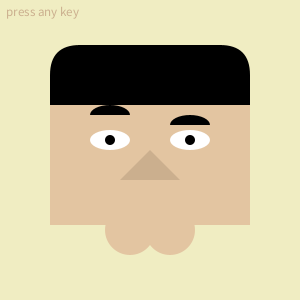
Frame 1 (no input)
Frame 60 (the mouse pressed at the canvas centre just before this capture): identical to frame 1, image omitted
Frame 120 (the mouse held since frame 60 and released just before this capture): identical to frame 1, image omitted

The Processing sketch that drew this single still picture (run headless with seeded random() and noise(); from frame 60 on, the mouse is pressed at the canvas centre):

// Processing sketch: processing_136439
// ── processing_136439.pde

// draw a parametric face

boolean flipFlop = false;
String keyPrompt = "press any key";
float eyeLoc[] = {-20, 0};
float faceWidth[] = {150, 250};
float faceHeight[] = {125, 200};
float hairColor[] = {0, 255, 0, 255, 0, 255};
float mouthWidth[] = {10, 40};
float browLoc[] = {-25, -45};
float _hairColorR = 0;
float _hairColorG = 0;
float _hairColorB = 0;
float _eyeLoc = -10;
float _faceWidth = 200;
float _mouthWidth = 0;
float _faceHeight = 150;
float _browLoc = -30;

void setup() {
  size(300, 300);
  background(240, 237, 194);
  textSize(13);
}

void draw() {
  makeFace();
  smooth();
  text(keyPrompt, -145, -135);
}

void keyPressed() {
  _eyeLoc = random(eyeLoc[0], eyeLoc[1]);
  _faceWidth = random(faceWidth[0], faceWidth[1]);
  _hairColorR = random(hairColor[0], hairColor[1]);
  _hairColorG = random(hairColor[2], hairColor[3]);
  _hairColorB = random(hairColor[4], hairColor[5]);
  _mouthWidth = random(mouthWidth[0], mouthWidth[1]);
  _faceHeight = random(faceHeight[0], faceHeight[1]);
  _browLoc = random(browLoc[0], browLoc[1]);
  keyPrompt = ("");
}

void makeFace() {
  size(300, 300);
  noStroke ();
  background(240, 237, 194);
  rectMode(CENTER);
  translate(150, 150);

  //head
  fill(227, 197, 161);
  rect(0, 0, _faceWidth, _faceHeight);
  ellipse(20, 80, 50, 50);
  ellipse(-20, 80, 50, 50);
  
  //mouth
  fill(116, 52, 79);
  ellipse(0, 60, _mouthWidth, _mouthWidth);
  //ears
  fill(27, 197, 161);
  ellipse(170, -30, 25, 10);

  //eyes
  fill(255);
  ellipse(40, _eyeLoc, 40, 20);
  ellipse(-40, _eyeLoc, 40, 20);

  //pupils
  fill(0);
  ellipse(40, _eyeLoc, 10, 10);
  ellipse(-40, _eyeLoc, 10, 10);

  //eyebrows
  fill(_hairColorR, _hairColorG, _hairColorB);
  arc(40, _browLoc+5, 40, 20, -PI, 0);
  arc(-1*(40), _browLoc-5, 40, 20, -PI, 0);

  //hair
  fill(_hairColorR, _hairColorG, _hairColorB);
  rect(0, -1*_faceHeight/2, _faceWidth, 60, 40, 40, 0, 0);

  //nose
  fill(203, 175, 142);
  triangle(0, 0, 30, 30, -30, 30);
}
